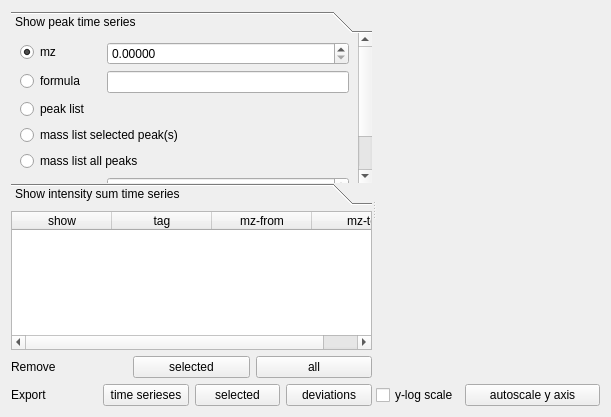
<?xml version="1.0" encoding="UTF-8"?>
<ui version="4.0">
 <class>Form</class>
 <widget class="QWidget" name="Form">
  <property name="geometry">
   <rect>
    <x>0</x>
    <y>0</y>
    <width>611</width>
    <height>417</height>
   </rect>
  </property>
  <property name="windowTitle">
   <string>Form</string>
  </property>
  <layout class="QVBoxLayout" name="verticalLayout">
   <item>
    <widget class="QSplitter" name="splitter">
     <property name="orientation">
      <enum>Qt::Horizontal</enum>
     </property>
     <widget class="QWidget" name="layoutWidget_3">
      <layout class="QVBoxLayout" name="verticalLayout_17">
       <item>
        <widget class="QToolBox" name="toolBox">
         <property name="sizePolicy">
          <sizepolicy hsizetype="Preferred" vsizetype="Maximum">
           <horstretch>0</horstretch>
           <verstretch>0</verstretch>
          </sizepolicy>
         </property>
         <property name="currentIndex">
          <number>0</number>
         </property>
         <property name="tabSpacing">
          <number>0</number>
         </property>
         <widget class="QWidget" name="showPeakPage">
          <property name="geometry">
           <rect>
            <x>0</x>
            <y>0</y>
            <width>314</width>
            <height>182</height>
           </rect>
          </property>
          <property name="sizePolicy">
           <sizepolicy hsizetype="Preferred" vsizetype="Maximum">
            <horstretch>0</horstretch>
            <verstretch>0</verstretch>
           </sizepolicy>
          </property>
          <attribute name="label">
           <string>Show peak time series</string>
          </attribute>
          <layout class="QFormLayout" name="formLayout">
           <item row="0" column="0">
            <widget class="QRadioButton" name="mzRadioButton">
             <property name="text">
              <string>mz</string>
             </property>
             <property name="checked">
              <bool>true</bool>
             </property>
            </widget>
           </item>
           <item row="0" column="1">
            <widget class="QDoubleSpinBox" name="mzDoubleSpinBox">
             <property name="sizePolicy">
              <sizepolicy hsizetype="Preferred" vsizetype="Fixed">
               <horstretch>0</horstretch>
               <verstretch>0</verstretch>
              </sizepolicy>
             </property>
             <property name="decimals">
              <number>5</number>
             </property>
             <property name="maximum">
              <double>999.990000000000009</double>
             </property>
             <property name="stepType">
              <enum>QAbstractSpinBox::AdaptiveDecimalStepType</enum>
             </property>
            </widget>
           </item>
           <item row="1" column="0">
            <widget class="QRadioButton" name="formulaRadioButton">
             <property name="text">
              <string>formula</string>
             </property>
            </widget>
           </item>
           <item row="1" column="1">
            <widget class="QLineEdit" name="formulaLineEdit">
             <property name="sizePolicy">
              <sizepolicy hsizetype="Preferred" vsizetype="Fixed">
               <horstretch>0</horstretch>
               <verstretch>0</verstretch>
              </sizepolicy>
             </property>
            </widget>
           </item>
           <item row="2" column="0">
            <widget class="QRadioButton" name="peakListRadioButton">
             <property name="sizePolicy">
              <sizepolicy hsizetype="Preferred" vsizetype="Fixed">
               <horstretch>0</horstretch>
               <verstretch>0</verstretch>
              </sizepolicy>
             </property>
             <property name="text">
              <string>peak list</string>
             </property>
            </widget>
           </item>
           <item row="3" column="0" colspan="2">
            <widget class="QRadioButton" name="selectedMassListRadioButton">
             <property name="sizePolicy">
              <sizepolicy hsizetype="Preferred" vsizetype="Fixed">
               <horstretch>0</horstretch>
               <verstretch>0</verstretch>
              </sizepolicy>
             </property>
             <property name="text">
              <string>mass list selected peak(s)</string>
             </property>
             <property name="checked">
              <bool>false</bool>
             </property>
            </widget>
           </item>
           <item row="4" column="0" colspan="2">
            <widget class="QRadioButton" name="massListRadioButton">
             <property name="sizePolicy">
              <sizepolicy hsizetype="Preferred" vsizetype="Fixed">
               <horstretch>0</horstretch>
               <verstretch>0</verstretch>
              </sizepolicy>
             </property>
             <property name="text">
              <string>mass list all peaks</string>
             </property>
            </widget>
           </item>
           <item row="5" column="0">
            <widget class="QLabel" name="label_22">
             <property name="text">
              <string>&lt;html&gt;&lt;head/&gt;&lt;body&gt;&lt;p&gt;tolerance(ppm)&lt;/p&gt;&lt;/body&gt;&lt;/html&gt;</string>
             </property>
            </widget>
           </item>
           <item row="5" column="1">
            <widget class="QDoubleSpinBox" name="rtolDoubleSpinBox">
             <property name="sizePolicy">
              <sizepolicy hsizetype="Preferred" vsizetype="Fixed">
               <horstretch>0</horstretch>
               <verstretch>0</verstretch>
              </sizepolicy>
             </property>
             <property name="minimum">
              <double>0.010000000000000</double>
             </property>
             <property name="maximum">
              <double>99.989999999999995</double>
             </property>
             <property name="stepType">
              <enum>QAbstractSpinBox::AdaptiveDecimalStepType</enum>
             </property>
             <property name="value">
              <double>1.000000000000000</double>
             </property>
            </widget>
           </item>
           <item row="6" column="0" colspan="2">
            <widget class="QPushButton" name="calcPeakPushButton">
             <property name="sizePolicy">
              <sizepolicy hsizetype="Preferred" vsizetype="Fixed">
               <horstretch>0</horstretch>
               <verstretch>0</verstretch>
              </sizepolicy>
             </property>
             <property name="text">
              <string>Calc time series</string>
             </property>
            </widget>
           </item>
          </layout>
         </widget>
         <widget class="QWidget" name="page_4">
          <property name="geometry">
           <rect>
            <x>0</x>
            <y>0</y>
            <width>314</width>
            <height>91</height>
           </rect>
          </property>
          <attribute name="label">
           <string>Show intensity sum time series</string>
          </attribute>
          <layout class="QFormLayout" name="formLayout_2">
           <item row="0" column="0">
            <widget class="QLabel" name="label">
             <property name="text">
              <string>left</string>
             </property>
            </widget>
           </item>
           <item row="0" column="1">
            <widget class="QDoubleSpinBox" name="rangeMinDoubleSpinBox">
             <property name="decimals">
              <number>5</number>
             </property>
             <property name="maximum">
              <double>999.990000000000009</double>
             </property>
             <property name="stepType">
              <enum>QAbstractSpinBox::AdaptiveDecimalStepType</enum>
             </property>
            </widget>
           </item>
           <item row="1" column="0">
            <widget class="QLabel" name="label_2">
             <property name="text">
              <string>right</string>
             </property>
            </widget>
           </item>
           <item row="1" column="1">
            <widget class="QDoubleSpinBox" name="rangeMaxDoubleSpinBox">
             <property name="decimals">
              <number>5</number>
             </property>
             <property name="maximum">
              <double>9999.989999999999782</double>
             </property>
             <property name="stepType">
              <enum>QAbstractSpinBox::AdaptiveDecimalStepType</enum>
             </property>
            </widget>
           </item>
           <item row="2" column="0" colspan="2">
            <widget class="QPushButton" name="calcRangePushButton">
             <property name="text">
              <string>Calc time series</string>
             </property>
            </widget>
           </item>
          </layout>
         </widget>
        </widget>
       </item>
       <item>
        <widget class="QTableWidget" name="tableWidget">
         <property name="sizePolicy">
          <sizepolicy hsizetype="Preferred" vsizetype="Preferred">
           <horstretch>0</horstretch>
           <verstretch>0</verstretch>
          </sizepolicy>
         </property>
         <property name="sizeAdjustPolicy">
          <enum>QAbstractScrollArea::AdjustIgnored</enum>
         </property>
         <property name="editTriggers">
          <set>QAbstractItemView::NoEditTriggers</set>
         </property>
         <property name="horizontalScrollMode">
          <enum>QAbstractItemView::ScrollPerPixel</enum>
         </property>
         <attribute name="horizontalHeaderStretchLastSection">
          <bool>true</bool>
         </attribute>
         <column>
          <property name="text">
           <string>show</string>
          </property>
         </column>
         <column>
          <property name="text">
           <string>tag</string>
          </property>
         </column>
         <column>
          <property name="text">
           <string>mz-from</string>
          </property>
         </column>
         <column>
          <property name="text">
           <string>mz-to</string>
          </property>
         </column>
        </widget>
       </item>
       <item>
        <layout class="QHBoxLayout" name="horizontalLayout_16">
         <item>
          <widget class="QLabel" name="label_23">
           <property name="sizePolicy">
            <sizepolicy hsizetype="Preferred" vsizetype="Preferred">
             <horstretch>0</horstretch>
             <verstretch>0</verstretch>
            </sizepolicy>
           </property>
           <property name="text">
            <string>Remove</string>
           </property>
          </widget>
         </item>
         <item>
          <widget class="QPushButton" name="removeSelectedPushButton">
           <property name="sizePolicy">
            <sizepolicy hsizetype="Preferred" vsizetype="Fixed">
             <horstretch>0</horstretch>
             <verstretch>0</verstretch>
            </sizepolicy>
           </property>
           <property name="text">
            <string>selected</string>
           </property>
          </widget>
         </item>
         <item>
          <widget class="QPushButton" name="removeAllPushButton">
           <property name="sizePolicy">
            <sizepolicy hsizetype="Preferred" vsizetype="Fixed">
             <horstretch>0</horstretch>
             <verstretch>0</verstretch>
            </sizepolicy>
           </property>
           <property name="text">
            <string>all</string>
           </property>
          </widget>
         </item>
        </layout>
       </item>
       <item>
        <layout class="QHBoxLayout" name="horizontalLayout">
         <item>
          <widget class="QLabel" name="label_3">
           <property name="text">
            <string>Export</string>
           </property>
          </widget>
         </item>
         <item>
          <widget class="QPushButton" name="exportTimeseriesPushButton">
           <property name="sizePolicy">
            <sizepolicy hsizetype="Preferred" vsizetype="Fixed">
             <horstretch>0</horstretch>
             <verstretch>0</verstretch>
            </sizepolicy>
           </property>
           <property name="text">
            <string>time serieses</string>
           </property>
          </widget>
         </item>
         <item>
          <widget class="QPushButton" name="exportSelectedPushButton">
           <property name="text">
            <string>selected</string>
           </property>
          </widget>
         </item>
         <item>
          <widget class="QPushButton" name="exportDeviationPushButton">
           <property name="text">
            <string>deviations</string>
           </property>
          </widget>
         </item>
        </layout>
       </item>
      </layout>
     </widget>
     <widget class="QWidget" name="layoutWidget">
      <layout class="QVBoxLayout" name="verticalLayout_18">
       <item>
        <widget class="QWidget" name="widget" native="true">
         <property name="sizePolicy">
          <sizepolicy hsizetype="Preferred" vsizetype="Expanding">
           <horstretch>0</horstretch>
           <verstretch>0</verstretch>
          </sizepolicy>
         </property>
        </widget>
       </item>
       <item>
        <layout class="QHBoxLayout" name="horizontalLayout_24">
         <item>
          <widget class="QCheckBox" name="logScaleCheckBox">
           <property name="sizePolicy">
            <sizepolicy hsizetype="Maximum" vsizetype="Fixed">
             <horstretch>0</horstretch>
             <verstretch>0</verstretch>
            </sizepolicy>
           </property>
           <property name="text">
            <string>y-log scale</string>
           </property>
          </widget>
         </item>
         <item>
          <widget class="QPushButton" name="rescalePushButton">
           <property name="sizePolicy">
            <sizepolicy hsizetype="Preferred" vsizetype="Fixed">
             <horstretch>0</horstretch>
             <verstretch>0</verstretch>
            </sizepolicy>
           </property>
           <property name="text">
            <string>autoscale y axis</string>
           </property>
          </widget>
         </item>
        </layout>
       </item>
      </layout>
     </widget>
    </widget>
   </item>
  </layout>
 </widget>
 <resources/>
 <connections/>
</ui>
